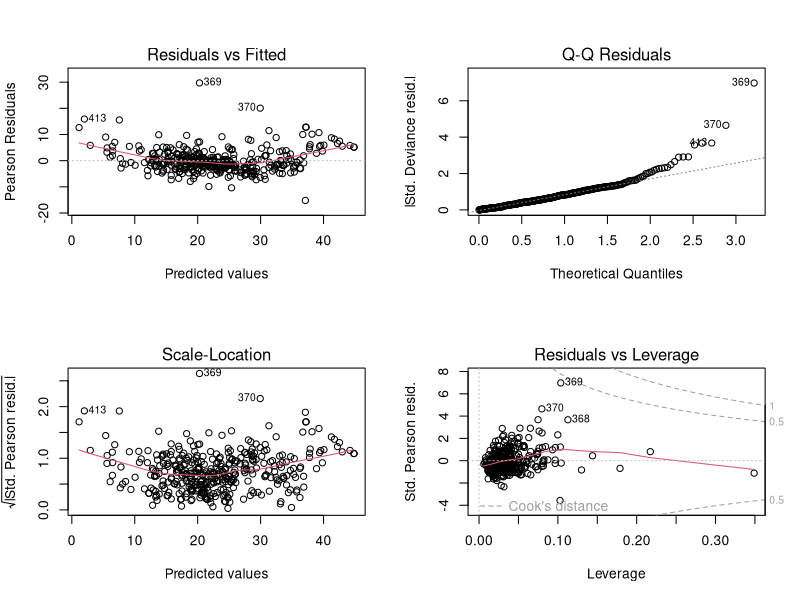

This chart was generated by the following R code:
set.seed(500)
library(MASS)
data <- Boston

apply(data,2,function(x) sum(is.na(x)))

index <- sample(1:nrow(data),round(0.75*nrow(data)))

train <- data[index,]

test <- data[-index,]

lm.fit <- glm(medv~., data=train)

summary(lm.fit)
par(mfrow=c(2,2))
plot(lm.fit)

pr.lm <- predict(lm.fit,test)

MSE.lm <- sum((pr.lm - test$medv)^2)/nrow(test)

maxs <- apply(data,2,max)
mins <- apply(data,2, min)

scaled <- as.data.frame(scale(data,center=mins, scale = maxs - mins ))

train <- scaled[index,]

test <- scaled[-index,]
